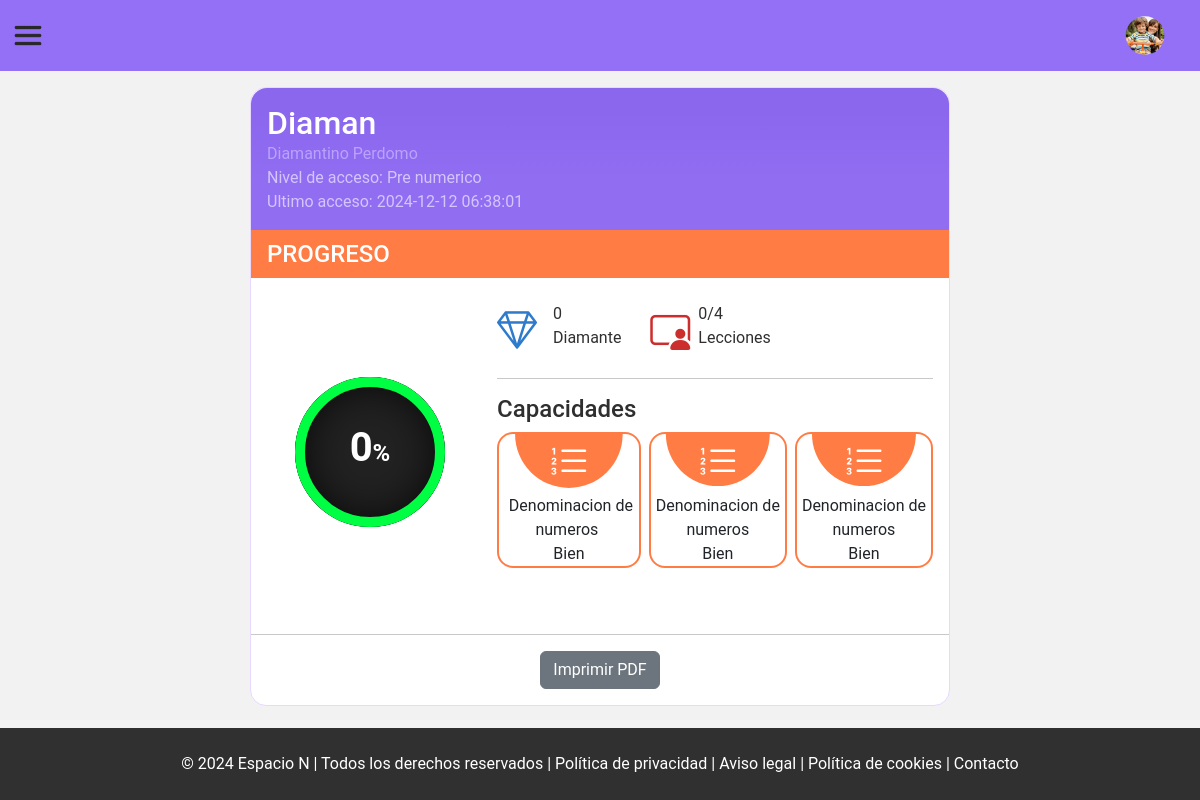
Page /view/admin/child/progress.php?id=11 (signed in) on the earlier database version.
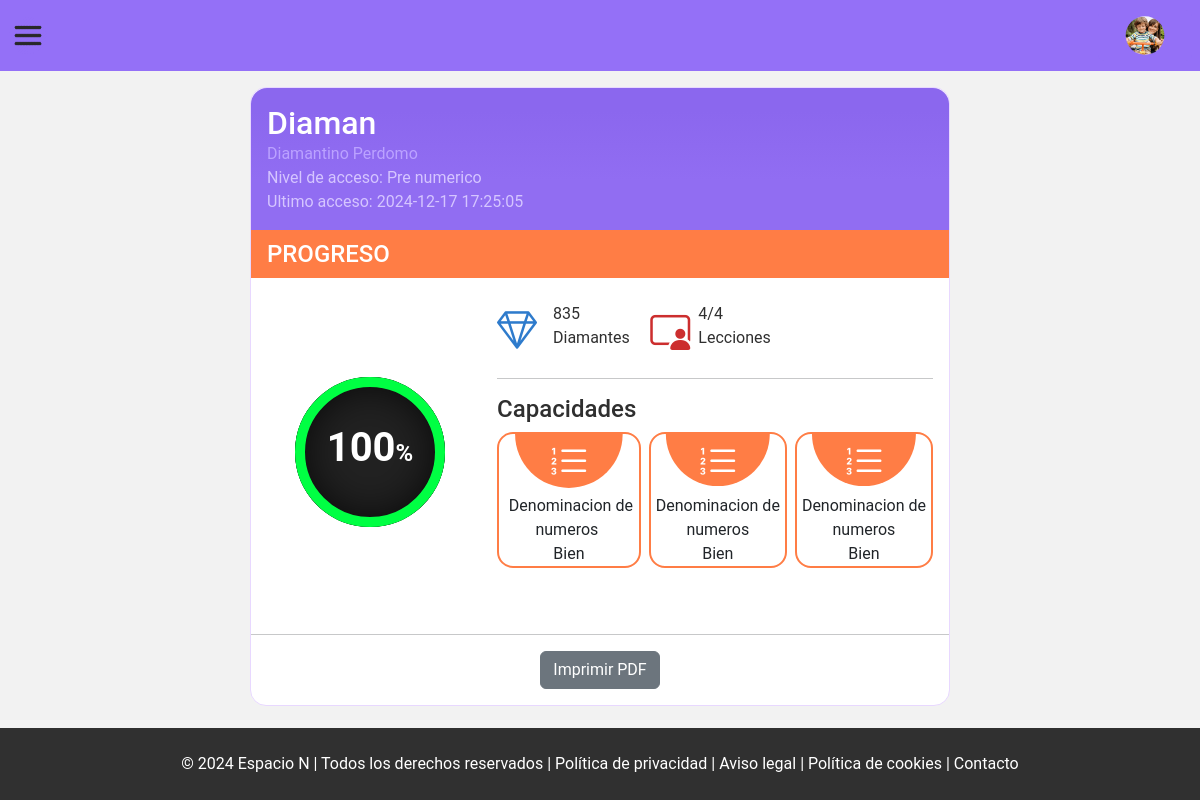
Same page on the later database version.
### tables this page shows
CREATE TABLE `ninos` (
  `id_nino` int(10) NOT NULL,
  `id_genero` int(10) NOT NULL,
  `id_categoria_actividades` int(10) NOT NULL,
  `id_usuario` int(10) NOT NULL,
  `id_profesional` int(10) NOT NULL,
  `nombre` varchar(70) NOT NULL,
  `apellido` varchar(70) NOT NULL,
  `fecha_nacimiento` date DEFAULT NULL,
  `ultimo_acceso` datetime DEFAULT NULL
);

CREATE TABLE `progresos` (
  `id_progreso` int(10) NOT NULL,
  `id_categoria_actividades` int(10) NOT NULL,
  `id_usuario` int(10) NOT NULL,
  `porcentaje` int(11) DEFAULT 0,
  `total_diamantes` int(100) NOT NULL DEFAULT 0
);

### view/admin/child/progress.php (the view, shortened to what the changed rows need)
<?php
function showInformationChild()
{
    include '../../../php/connectionBD.php';
    try {
        $id_child = $_GET["id"];
        $sqlChild = 'SELECT * from ninos WHERE id_nino=:id_child';
        $stmt01 = $pdo->prepare($sqlChild);
        $stmt01->bindParam(':id_child', $id_child, PDO::PARAM_INT);
        $stmt01->execute();
        $row = $stmt01->fetch(PDO::FETCH_ASSOC);
        $id_user = $row["id_usuario"];
        $sqlUser = 'SELECT * from usuarios WHERE id_usuario=:id_user';
        $stmt02 = $pdo->prepare($sqlUser);
        $stmt02->bindParam(':id_user', $id_user, PDO::PARAM_INT);
        $stmt02->execute();
        $row02 = $stmt02->fetch(PDO::FETCH_ASSOC);
        $sqlProgressDetalls = "SELECT porcentaje, total_diamantes FROM progresos WHERE id_usuario = :id_user";
        $queryProgress = $pdo->prepare($sqlProgressDetalls);
        $queryProgress->bindParam("id_user", $id_user, PDO::PARAM_INT);
        $queryProgress->execute();
        $row03 = $queryProgress->fetch(PDO::FETCH_ASSOC);
        $sqlCount = "SELECT COUNT(completado) as lecciones_completadas
        FROM estado_lecciones
        WHERE completado = 'completado'
        AND id_usuario = :id_user";
        $queryCount = $pdo->prepare($sqlCount);
        $queryCount->bindParam("id_user", $id_user, PDO::PARAM_INT);
        $queryCount->execute();
        $lecciones_completadas = $queryCount->fetch(PDO::FETCH_ASSOC);
        switch ($row["id_categoria_actividades"]) {
            case '1':
                $accessLevel = 'Pre numerico';
                break;
        }
        $gems = $row03["total_diamantes"];
        if ($row03["total_diamantes"] > 0) {
            $countgem = "  <span>$gems </span>
                                <span>Diamantes</span>
                            </span> ";
        } else {
            $countgem = "  <span> $gems </span>
                                <span>Diamante</span>
                            </span> ";
        }
        echo '<div class="d-flex align-items-center justify-content-between">';
        echo "<div class=''>";
        echo "<h2 class='user m-0'> " . $row02["usuario"] . "</h1>";
        echo "<div class='informationUser'>";
        echo "<span class='titleComplete'> " . $row["nombre"] . " " . $row["apellido"] . "</span><br>";
        echo "<span> Nivel de acceso: " . $accessLevel . " </span>";
        echo "<br>";
        echo "<span> Ultimo acceso: " . $row["ultimo_acceso"] . " </span>";
        echo "<br>";
        echo " </div>
                </div>";
        echo '  </div>
            <div>
                <div class="row ContainerProgress">
                    <div class="col-4">
                        <div class="container">
                            <div class="card">
                                <div class="box">
                                    <div class="percent">
                                        <svg>
                                            <circle cx="70" cy="70" r="70"></circle>
                                            <circle cx="70" cy="70" r="70"
                                                style="
                                                : calc(440 - (440 * ' . $row03["porcentaje"] . ') / 100);
                                                -webkit-stroke-dashoffset: calc(440 - (440 * ' . $row03["porcentaje"] . ') / 100);
                                                -moz-stroke-dashoffset: calc(440 - (440 * ' . $row03["porcentaje"] . ') / 100);
                                                "
                                                ></circle>
                                            <div class="num">
                                                <h2> ' . $row03["porcentaje"] . '<span>%</span></h2>
                                            </div>
                                        </svg>
                                    </div>
                                </div>
                            </div>
                        </div>
                    </div>
                    <div class="col-8">
                        <div class="row">
                            <div class="col-4">
                                <div class="d-flex gap-2 dem">
                                    <div>
                                    </div><br>
                                    <div class="detallsGems">
                                        '. $countgem.'
                                    </div>
                                </div>
                            </div>
                            <div class="col-4 ">
                                <div class="d-flex gap-2 lessons">
                                    <div>
                                        <i class="bi bi-person-video3 fs-1"></i>
                                    </div>
                                    <div class="detallsLessons">
                                        ' . $lecciones_completadas["lecciones_completadas"] . '/4
                                        <span>Lecciones</span>
                                    </div>
                                </div>
                            </div>
                        </div>
                    </div>
                </div><hr>
                    <input type="hidden" name="id_nino" value="' . $id_child . '">
            </div>
';
    } catch (PDOException $ex) {
        echo 'Sucedio un error: ' . $ex;
    }
}
?>
<!DOCTYPE html>
<html lang="es">
<head>
    <link href="https://cdn.jsdelivr.net/npm/bootstrap@5.3.3/dist/css/bootstrap.min.css" rel="stylesheet"
>
    <link rel="stylesheet" href="https://cdn.jsdelivr.net/npm/bootstrap-icons@1.11.3/font/bootstrap-icons.min.css">
    <link rel="stylesheet" href="../../../css/reset.css">
    <link rel="stylesheet" href="../../../css/components/offcanvas.css">
    <link rel="stylesheet" href="../../../css/components/header.css">
    <link rel="stylesheet" href="../../../css/components/semanticTag.css">
    <link rel="stylesheet" href="../../../css/admin/addAndModifyChild.css">
    <link rel="stylesheet" href="../../../css/user/profile.css">
</head>
<body>
    <main class='align-items-start'>
        <div class="content">
            <?php
            showInformationChild();
            ?>
    </main>
</body>
</html>

Differences in the rows shown:
changed ninos "Diamantino": ultimo_acceso "2024-12-12 06:38:01" → "2024-12-17 17:25:05"
changed progresos: porcentaje "0" → "100"; total_diamantes "0" → "835"
Other differences:
$lecciones_completadas["lecciones_completadas"]: "0" → "4"
text no longer shown: "Diamante"
text now shown: "Diamantes"
